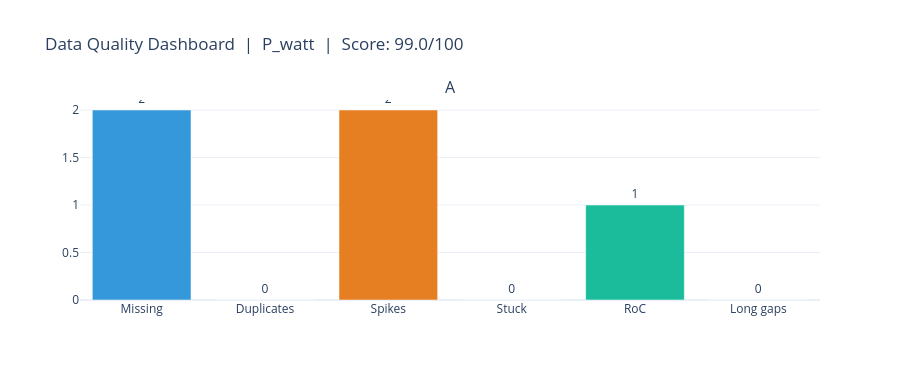

Source (notebook cell):
### Code cell
# ── 3.1  Score gauge + anomaly count bars ─────────────────────────────────
score = result.metrics_scoring.overall_quality_score
st    = result.metrics_scoring.tags[TAG]

count_labels = ['Missing', 'Duplicates', 'Spikes', 'Stuck', 'RoC', 'Long gaps']
count_values = [
    st.missing_points_count, st.duplicates_count,
    st.outliers_count, st.stuck_sequences_count,
    st.rate_of_change_count, st.long_gaps_count,
]
count_colors = ['#3498db', '#9b59b6', '#e67e22', '#f39c12', '#1abc9c', '#e74c3c']

fig_dash = make_subplots(
    rows=1, cols=1,
    specs=[[{'type': 'bar'}]],
    subplot_titles=('Anomaly counts by type'),
    column_widths=[0.65],
)

# fig_dash.add_trace(go.Indicator(
#     mode='gauge+number',
#     value=score,
#     gauge={
#         'axis': {'range': [0, 100]},
#         'bar': {'color': '#2ecc71' if score >= 80 else '#e67e22' if score >= 60 else '#e74c3c'},
#         'steps': [
#             {'range': [0,  60], 'color': '#fadbd8'},
#             {'range': [60, 80], 'color': '#fdebd0'},
#             {'range': [80, 100], 'color': '#d5f5e3'},
#         ],
#         'threshold': {'line': {'color': 'red', 'width': 3}, 'thickness': 0.75, 'value': 80},
#     },
#     number={'suffix': ' / 100'},
# ), row=1, col=1)

fig_dash.add_trace(go.Bar(
    x=count_labels, y=count_values,
    marker_color=count_colors,
    text=count_values, textposition='outside',
    showlegend=False,
), row=1, col=1)

fig_dash.update_layout(
    title=f'Data Quality Dashboard  |  {_r["short_model"]}  |  Score: {score:.1f}/100',
    template='plotly_white', height=380,
    yaxis2=dict(title='point count'),
)
fig_dash.show()

### Figure 1 — Plotly figure (JSON) as saved in the notebook; plotly's stock layout.template omitted (floating-point values rounded to 4 significant figures)
{"data": [{"marker": {"color": ["#3498db", "#9b59b6", "#e67e22", "#f39c12", "#1abc9c", "#e74c3c"]}, "showlegend": false, "text": ["2", "0", "2", "0", "1", "0"], "textposition": "outside", "type": "bar", "x": ["Missing", "Duplicates", "Spikes", "Stuck", "RoC", "Long gaps"], "xaxis": "x", "y": [2, 0, 2, 0, 1, 0], "yaxis": "y"}], "layout": {"annotations": [{"font": {"size": 16}, "showarrow": false, "text": "A", "x": 0.5, "xanchor": "center", "xref": "paper", "y": 1, "yanchor": "bottom", "yref": "paper"}], "height": 380, "title": {"text": "Data Quality Dashboard  |  P_watt  |  Score: 99.0/100"}, "xaxis": {"anchor": "y", "domain": [0, 1]}, "yaxis": {"anchor": "x", "domain": [0, 1]}, "yaxis2": {"title": {"text": "point count"}}}}
